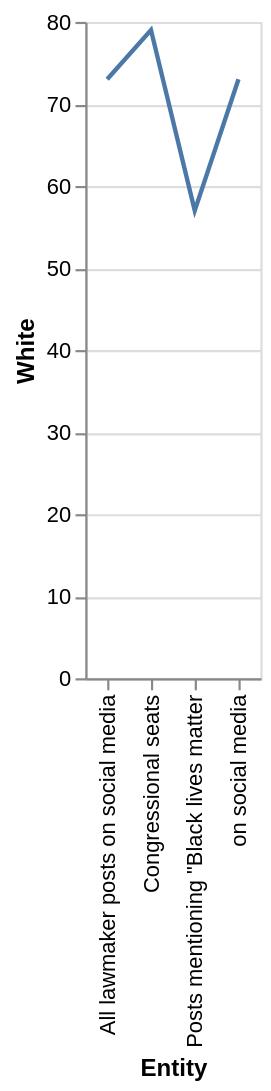

Specify this chart in Vega-Lite:
### Vega-Lite specification from a JSON file in a GitHub repository (floating-point values rounded to 4 significant figures)
{"$schema": "https://vega.github.io/schema/vega-lite/v5.json", "description": "Line chart auto-generated from CSV", "data": {"values": [{"Entity": "Posts mentioning \"Black lives matter", "White": "57", "Black": "25", "Hispanic": "13", "Asian": "6"}, {"Entity": "on social media", "White": "73", "Black": "12", "Hispanic": "11", "Asian": "5"}, {"Entity": "All lawmaker posts on social media", "White": "73", "Black": "12", "Hispanic": "11", "Asian": "5"}, {"Entity": "Congressional seats", "White": "79", "Black": "10", "Hispanic": "8", "Asian": "3"}]}, "mark": "line", "encoding": {"x": {"field": "Entity", "type": "ordinal"}, "y": {"field": "White", "type": "quantitative"}}}
